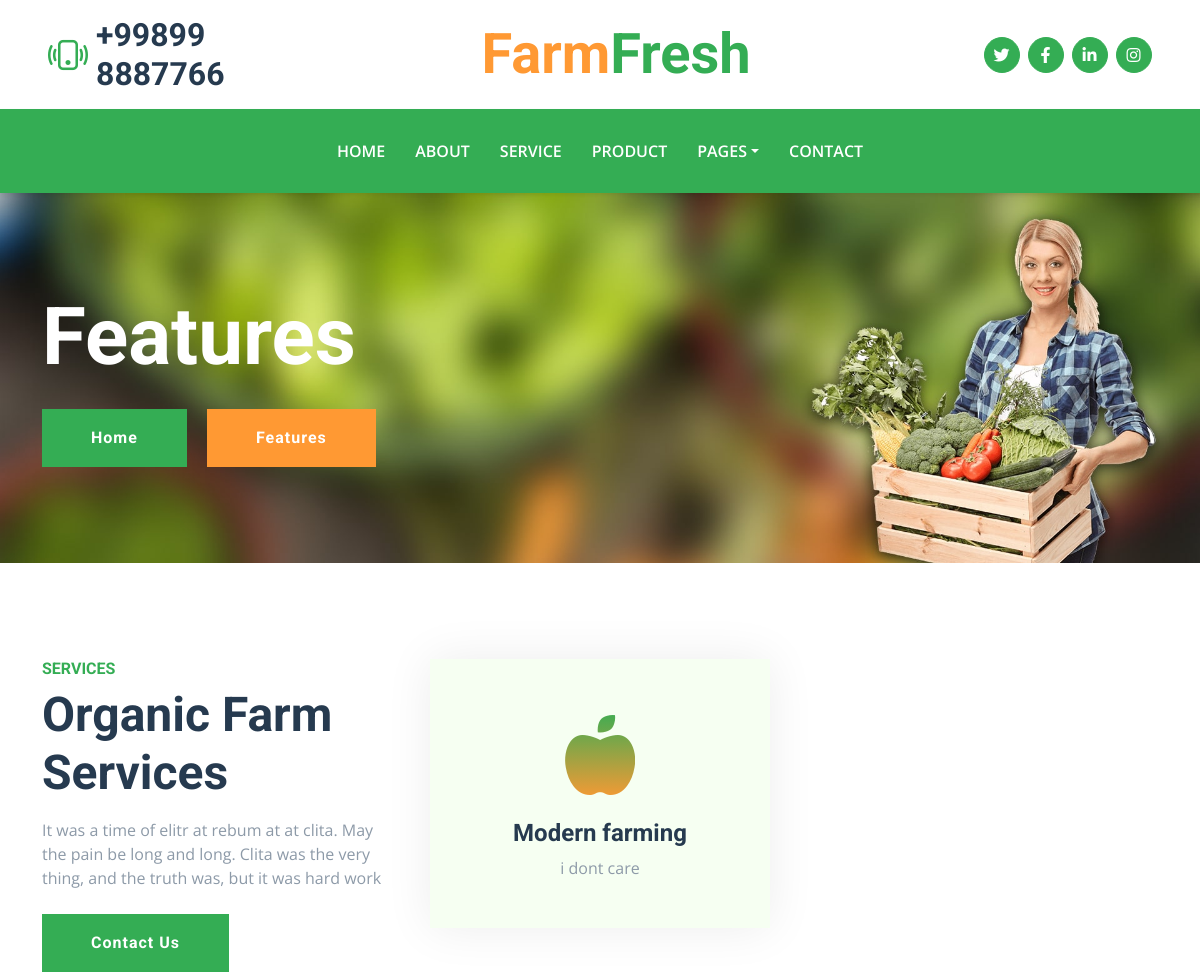
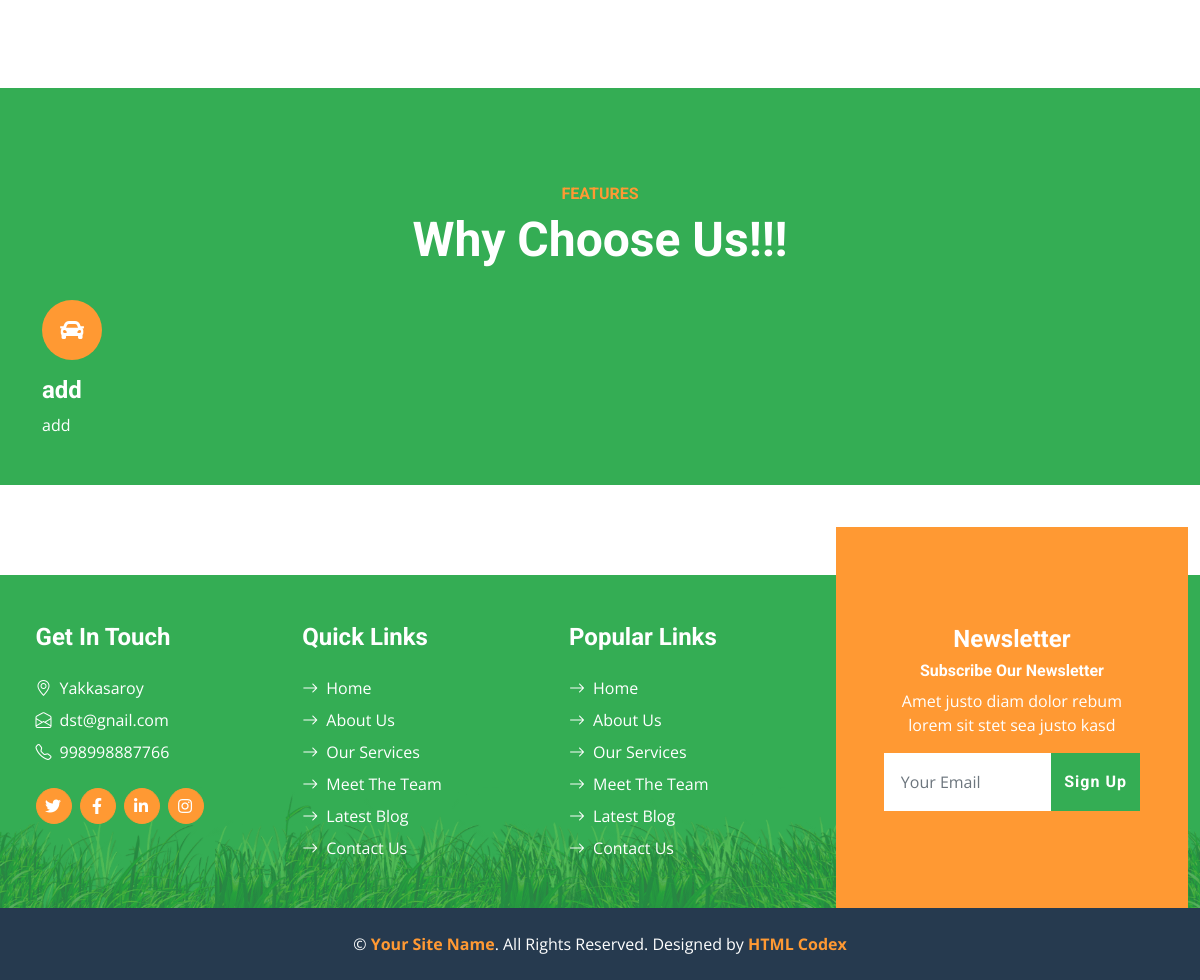
Screenshot of /feature/ with the database file from the repository (2 pictures, top to bottom).
### farmfresh/models.py (models this page shows, shortened)
class Service(models.Model):
    title = models.CharField(max_length=100)
    description = models.CharField(max_length=100)

class Feature(models.Model):
    title = models.CharField(max_length=100)
    description = models.CharField(max_length=100)

class AboutUs(models.Model):
    adress = models.CharField(max_length=255)
    email = models.EmailField()
    phone_number = models.CharField(max_length=255)
    city = models.ForeignKey(City, on_delete=models.CASCADE)

### farmfresh/views.py (the view, shortened to what this page needs)
# urls.py: path('feature/', feature, name = 'feature'),
def feature(request):
    servicedisplay = Service.objects.all()
    aboutdisplay = AboutUs.objects.all()
    featuredisplay = Feature.objects.all()
    context = {"Service":servicedisplay, 'AboutUs': aboutdisplay, "Feature":featuredisplay}
    return render(request, 'feature.html', context)

### templates/feature.html (shortened to what this page needs)
{% load static %}
{% load i18n %}
<!DOCTYPE html>
<html lang="en">
<head>
    <link href="https://cdnjs.cloudflare.com/ajax/libs/font-awesome/5.15.0/css/all.min.css" rel="stylesheet">
    <link href="https://cdn.jsdelivr.net/npm/bootstrap-icons@1.4.1/font/bootstrap-icons.css" rel="stylesheet">
    <link href="{% static 'css/assets/owl.carousel.min.css' %}" rel="stylesheet">
    <link href="{% static 'css/bootstrap.min.css' %}" rel="stylesheet">
    <link href="{% static 'css/style.css' %}" rel="stylesheet">
</head>
<body>
    <div class="container-fluid px-5 d-none d-lg-block">
        <div class="row gx-5 py-3 align-items-center">
            <div class="col-lg-3">
                <div class="d-flex align-items-center justify-content-start">
                    <i class="bi bi-phone-vibrate fs-1 text-primary me-2"></i>
                    <h2 class="mb-0">+99899 8887766</h2>
                </div>
            </div>
            <div class="col-lg-6">
                <div class="d-flex align-items-center justify-content-center">
                    <a href="" class="navbar-brand ms-lg-5">
                        <h1 class="m-0 display-4 text-primary"><span class="text-secondary">{% trans "Farm" %}</span>{% trans "Fresh"%}</h1>
                    </a>
                </div>
            </div>
            <div class="col-lg-3">
                <div class="d-flex align-items-center justify-content-end">
                    <a class="btn btn-primary btn-square rounded-circle me-2" href="https://www.twitter.com/"><i
                            class="fab fa-twitter"></i></a>
                    <a class="btn btn-primary btn-square rounded-circle me-2" href="https://www.facebook.com/"><i
                            class="fab fa-facebook-f"></i></a>
                    <a class="btn btn-primary btn-square rounded-circle me-2" href="https://www.linkedin.com/"><i
                            class="fab fa-linkedin-in"></i></a>
                    <a class="btn btn-primary btn-square rounded-circle" href="https://www.instagram.com/"><i
                            class="fab fa-instagram"></i></a>
                </div>
            </div>
        </div>
    </div>
    <nav class="navbar navbar-expand-lg bg-primary navbar-dark shadow-sm py-3 py-lg-0 px-3 px-lg-5">
        <div class="collapse navbar-collapse" id="navbarCollapse">
            <div class="navbar-nav mx-auto py-0">
                <a href="{% url 'index' %}" class="nav-item nav-link">{% trans "Home" %}</a>
                <a href="{% url 'about' %}" class="nav-item nav-link">{% trans "About" %}</a>
                <a href="{% url 'service' %}" class="nav-item nav-link">{% trans "Service" %}</a>
                <a href="{% url 'product' %}" class="nav-item nav-link">{% trans "Product" %}</a>
                <div class="nav-item dropdown">
                    <a href="#" class="nav-link dropdown-toggle" data-bs-toggle="dropdown">Pages</a>
                </div>
                <a href="{% url 'contact' %}" class="nav-item nav-link">{% trans "Contact" %}</a>
            </div>
        </div>
    </nav>
    <div class="container-fluid bg-primary py-5 bg-hero mb-5">
        <div class="container py-5">
            <div class="row justify-content-start">
                <div class="col-lg-8 text-center text-lg-start">
                    <h1 class="display-1 text-white mb-md-4">{% trans "Features" %}</h1>
                    <a href="" class="btn btn-primary py-md-3 px-md-5 me-3">{% trans "Home" %}</a>
                    <a href="" class="btn btn-secondary py-md-3 px-md-5">{% trans "Features" %}</a>
                </div>
            </div>
        </div>
    </div>
        <div class="container-fluid py-5">
            <div class="container">
                <div class="row g-5">
                    <div class="col-lg-4 col-md-6">
                        <div class="mb-3">
                            <h6 class="text-primary text-uppercase">{% trans "Services" %}</h6>
                            <h1 class="display-5">{% trans "Organic Farm Services" %}</h1>
                        </div>
                        <p class="mb-4">{% trans "It was a time of elitr at rebum at at clita. May the pain be long and long. Clita was the very thing, and the truth was, but it was hard work" %}</p>
                        <a href="{% url 'contact' %}" class="btn btn-primary py-md-3 px-md-5">{% trans "Contact Us" %}</a>
                    </div>
                    {% for serv in Service %}
                    <div class="col-lg-4 col-md-6">
                        <div class="service-item bg-light text-center p-5">
                            <i class="fa fa-apple-alt display-1 text-primary mb-3"></i>
                            <h4>{{serv.title}}</h4>
                            <p class="mb-0">{{serv.description}}</p>
                        </div>
                    </div>
                    {%endfor%}
                </div>
            </div>
        </div>
    <div class="container-fluid bg-primary feature py-5 pb-lg-0 my-5">
        <div class="container py-5 pb-lg-0">
            <div class="mx-auto text-center mb-3 pb-2" style="max-width: 500px;">
                <h6 class="text-uppercase text-secondary">{% trans "Features" %}</h6>
                <h1 class="display-5 text-white">{% trans "Why Choose Us!!!" %}</h1>
            </div>
            <div class="row g-5">
                {% for item in Feature %}
                <div class="col-lg-3">
                    <div class="text-white mb-5">
                        <div class="bg-secondary rounded-pill d-flex align-items-center justify-content-center mb-3"
                            style="width: 60px; height: 60px;">
                            <i class="fa fa-car fs-4 text-white"></i>
                        </div>
                        <h4 class="text-white">{{item.title}}</h4>
                        <p class="mb-0">{{item.description}}</p>
                    </div>
                </div>
                {%endfor%}
            </div>
        </div>
    </div>
    <div class="container-fluid bg-footer bg-primary text-white mt-5">
        <div class="footer">
            <div class="row gx-5">
                <div class="col-lg-8 col-md-6">
                    <div class="row gx-5">
                        <div class="col-lg-4 col-md-12 pt-5 mb-5">
                            {% for item in AboutUs %}
                            {% if item.id == 1 %}
                            <h4 class="text-white mb-4">Get In Touch</h4>
                            <div class="d-flex mb-2">
                                <i class="bi bi-geo-alt text-white me-2"></i>
                                <p class="text-white mb-0">{{item.adress}}</p>
                            </div>
                            <div class="d-flex mb-2">
                                <i class="bi bi-envelope-open text-white me-2"></i>
                                <p class="text-white mb-0">{{item.email}}</p>
                            </div>
                            <div class="d-flex mb-2">
                                <i class="bi bi-telephone text-white me-2"></i>
                                <p class="text-white mb-0">{{item.phone_number}}</p>
                            </div>
                            <div class="d-flex mt-4">
                                <a class="btn btn-secondary btn-square rounded-circle me-2"
                                    href="https://www.twitter.com/"><i class="fab fa-twitter"></i></a>
                                <a class="btn btn-secondary btn-square rounded-circle me-2"
                                    href="https://www.facebook.com/"><i class="fab fa-facebook-f"></i></a>
                                <a class="btn btn-secondary btn-square rounded-circle me-2"
                                    href="https://www.linkedin.com/"><i class="fab fa-linkedin-in"></i></a>
                                <a class="btn btn-secondary btn-square rounded-circle" href="https://www.instagram.com/"><i
                                        class="fab fa-instagram"></i></a>
                            </div>
                            {%endif%}
                            {%endfor%}
                        </div>
                        <div class="col-lg-4 col-md-12 pt-0 pt-lg-5 mb-5">
                            <h4 class="text-white mb-4">Quick Links</h4>
                            <div class="d-flex flex-column justify-content-start">
                                <a class="text-white mb-2" href="{% url 'index' %}"><i
                                        class="bi bi-arrow-right text-white me-2"></i>Home</a>
                                <a class="text-white mb-2" href="{% url 'about' %}"><i
                                        class="bi bi-arrow-right text-white me-2"></i>About
                                    Us</a>
                                <a class="text-white mb-2" href="{% url 'service' %}"><i
                                        class="bi bi-arrow-right text-white me-2"></i>Our
                                    Services</a>
                                <a class="text-white mb-2" href="{% url 'team' %}"><i
                                        class="bi bi-arrow-right text-white me-2"></i>Meet The
                                    Team</a>
                                <a class="text-white mb-2" href="{% url 'blog' %}"><i
                                        class="bi bi-arrow-right text-white me-2"></i>Latest
                                    Blog</a>
                                <a class="text-white" href="{% url 'contact' %}"><i
                                        class="bi bi-arrow-right text-white me-2"></i>Contact Us</a>
                            </div>
                        </div>
                        <div class="col-lg-4 col-md-12 pt-0 pt-lg-5 mb-5">
                            <h4 class="text-white mb-4">Popular Links</h4>
                            <div class="d-flex flex-column justify-content-start">
                                <a class="text-white mb-2" href="{% url 'index' %}"><i
                                        class="bi bi-arrow-right text-white me-2"></i>Home</a>
                                <a class="text-white mb-2" href="{% url 'about' %}"><i
                                        class="bi bi-arrow-right text-white me-2"></i>About
                                    Us</a>
                                <a class="text-white mb-2" href="{% url 'service' %}"><i
                                        class="bi bi-arrow-right text-white me-2"></i>Our
                                    Services</a>
                                <a class="text-white mb-2" href="{% url 'team' %}"><i
                                        class="bi bi-arrow-right text-white me-2"></i>Meet The
                                    Team</a>
                                <a class="text-white mb-2" href="{% url 'blog' %}"><i
                                        class="bi bi-arrow-right text-white me-2"></i>Latest
                                    Blog</a>
                                <a class="text-white" href="{% url 'contact' %}"><i
                                        class="bi bi-arrow-right text-white me-2"></i>Contact Us</a>
                            </div>
                        </div>
                    </div>
                </div>
                <div class="col-lg-4 col-md-6 mt-lg-n5">
                    <div class="d-flex flex-column align-items-center justify-content-center text-center h-100 bg-secondary p-5">
                        <h4 class="text-white">{% trans "Newsletter" %}</h4>
                        <h6 class="text-white">{% trans "Subscribe Our Newsletter" %}</h6>
                        <p>{% trans "Amet justo diam dolor rebum lorem sit stet sea justo kasd" %}</p>
                        <form action="{% url 'index' %}" method="post">
                            <div class="input-group">
                                <input type="text" name=email class="form-control border-white p-3" placeholder="Your Email">
                                <button class="btn btn-primary">{% trans "Sign Up" %} </button>
                            </div>
                        </form>
                    </div>
                </div>
            </div>
        </div>
    </div>
    <div class="container-fluid bg-dark text-white py-4">
        <div class="container text-center">
            <p class="mb-0">&copy; <a class="text-secondary fw-bold" href="#">Your Site Name</a>. All Rights Reserved.
                Designed by <a class="text-secondary fw-bold" href="https://htmlcodex.com">HTML Codex</a></p>
        </div>
    </div>
</body>
</html>

### static/css/style.css (style rules this page uses)
:root { --primary: #34AD54; --secondary: #FF9933; --light: #F6FFF2; --dark: #263A4F; }
.btn { font-family: 'Roboto', sans-serif; letter-spacing: 1px; font-weight: 700; transition: .5s; }
.btn-primary, .btn-secondary { color: #FFFFFF; }
.btn-square { width: 36px; height: 36px; }
.btn-square, .btn-sm-square, .btn-lg-square { padding-left: 0; padding-right: 0; text-align: center; }
.navbar-dark .navbar-nav .nav-link { padding: 30px 15px; font-size: 16px; font-weight: 600; color: #FFFFFF; text-transform: uppercase; transition: .5s; }
.bg-hero { background: url(../img/carousel-1.jpg) top right no-repeat; background-size: cover; }
.service-item { box-shadow: 0 0 45px #EDEDED; transition: .5s; }
.about i, .service-item i { background-image: linear-gradient(var(--primary), var(--secondary)); -webkit-background-clip: text; -webkit-text-fill-color: transparent; transition: .5s; }
.bg-footer { background: linear-gradient(rgba(52, 173, 84, .7), rgba(52, 173, 84, .7)), url(../img/footer.png) center bottom no-repeat; background-size: contain; }
@media (min-width: 991.98px) { .bg-footer { margin-top: 90px !important; } }

### templates/feature.html (style rules this page uses)
.footer { text-align: 5%; padding-left: 2%; }

### rows the page displays
Service: title "Modern farming", description "i dont care"
Feature: title "add", description "add"
AboutUs: adress "Yakkasaroy", email "dst@gnail.com", phone_number "998998887766"
